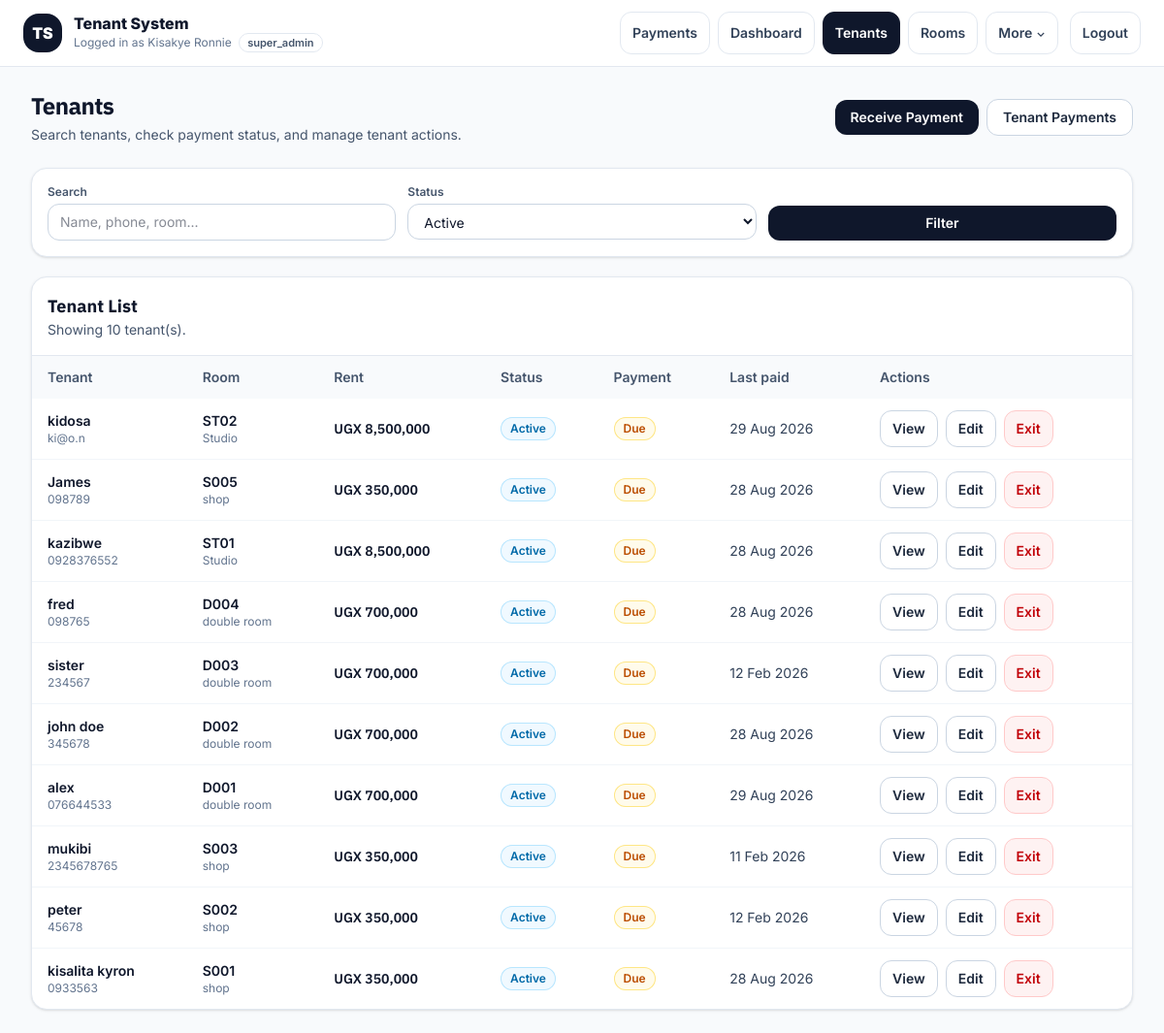
The app's page /public/tenants.php (signed in), older data.
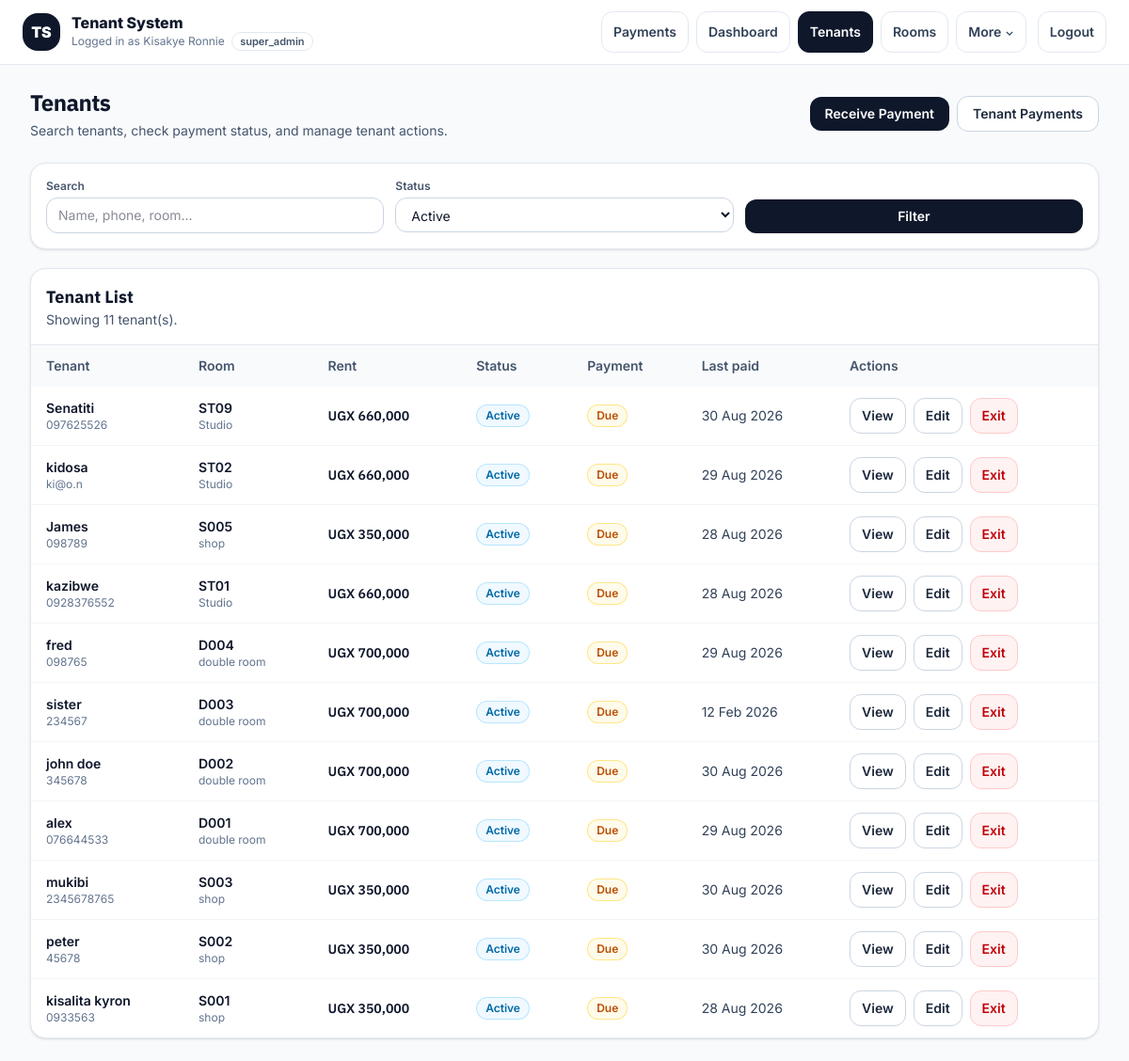
The same page, newer data.
### tables this page shows
CREATE TABLE "tenants" (
    id INTEGER PRIMARY KEY AUTOINCREMENT,

    admin_id INTEGER NOT NULL,
    room_id INTEGER,

    full_name TEXT NOT NULL,
    phone TEXT,
    email TEXT,

    move_in_date DATE,
    exit_date DATE,

    status TEXT DEFAULT 'active',

    rent_due_date DATE,
    rent_due_day INTEGER,
    monthly_rent REAL,

    created_at DATETIME,
    updated_at DATETIME
);

### core/helpers.php (called while the page is built, shortened)
<?php
if (!function_exists('e')) {
    function e($v): string
    {
        return htmlspecialchars((string)($v ?? ''), ENT_QUOTES | ENT_SUBSTITUTE, 'UTF-8');
    }
}
?>

### public/tenants.php (the view, shortened to what the changed rows need)
<?php
require_once __DIR__ . '/../core/bootstrap.php';
$admin_id = (int) $_SESSION['admin_id'];
$status  = (string)($_GET['status'] ?? 'active');
function money($v): string { return number_format((float)$v, 0); }
function paymentStatus(array $t): string
{
    $day = (int)date('d');
    return $day > 5 ? 'Overdue' : 'Due';
}
function chip(string $label, string $tone): string
{
    $map = [
        'slate' => 'bg-slate-100 text-slate-700 ring-slate-200',
        'green' => 'bg-emerald-50 text-emerald-700 ring-emerald-200',
        'amber' => 'bg-amber-50 text-amber-700 ring-amber-200',
        'red'   => 'bg-red-50 text-red-700 ring-red-200',
        'blue'  => 'bg-sky-50 text-sky-700 ring-sky-200',
    ];
    $cls = $map[$tone] ?? $map['slate'];
    return '<span class="inline-flex items-center rounded-full px-2.5 py-1 text-xs font-semibold ring-1 ring-inset '.$cls.'">'.e($label).'</span>';
}
$sql = "
SELECT
    t.id AS tenant_id,
    t.full_name,
    t.phone,
    t.status AS tenant_status,
    t.created_at,
    r.room_number,
    r.monthly_rent AS room_rent_override,
    rt.name AS room_type,
    COALESCE(r.monthly_rent, rt.default_monthly_rent) AS effective_rent,
    MAX(p.payment_date) AS last_payment_date,
    COALESCE(SUM(
        CASE
            WHEN strftime('%Y-%m', p.payment_date) = strftime('%Y-%m', 'now')
            THEN p.amount
            ELSE 0
        END
    ), 0) AS paid_this_month
FROM tenants t
JOIN rooms r ON r.id = t.room_id
JOIN room_types rt ON rt.id = r.room_type_id
LEFT JOIN payments p ON p.tenant_id = t.id
WHERE t.admin_id = :admin_id
";
$params = ['admin_id' => $admin_id];
if ($status !== 'all' && in_array($status, ['active','exited'], true)) {
    $sql .= " AND t.status = :status ";
    $params['status'] = $status;
}
$sql .= "
GROUP BY t.id
ORDER BY t.created_at DESC
";
$stmt = $pdo->prepare($sql);
$stmt->execute($params);
$tenants = $stmt->fetchAll(PDO::FETCH_ASSOC) ?: [];
function lastPaidLabel(?string $date): string
{
    $ts = strtotime($date);
    return date('d M Y', $ts);
}
?>
<!doctype html>
<html lang="en">
<head>
  <link rel="stylesheet" href="assets/css/tailwind.css">
</head>
<body class="min-h-screen bg-slate-50 text-slate-900">
  <main class="mx-auto max-w-7xl px-4 sm:px-6 lg:px-8 py-6">
    <div class="mb-6 flex flex-col gap-3 sm:flex-row sm:items-center sm:justify-between">
      <div>
        <h1 class="text-2xl font-bold tracking-tight font-alt">Tenants</h1>
      </div>
    </div>
    <div class="rounded-2xl border border-slate-200 bg-white shadow-sm overflow-hidden">
      <div class="px-4 py-4 border-b border-slate-200 flex items-center justify-between">
        <div>
          <h2 class="text-lg font-bold font-alt">Tenant List</h2>
          <p class="text-sm text-slate-600">
            Showing <?= (int)count($tenants) ?> tenant(s).
          </p>
        </div>
      </div>
      <div class="overflow-x-auto">
        <table class="min-w-full text-sm">
          <thead class="bg-slate-50 text-slate-600">
            <tr>
              <th class="px-4 py-3 text-left font-semibold">Tenant</th>
              <th class="px-4 py-3 text-left font-semibold">Room</th>
              <th class="px-4 py-3 text-left font-semibold">Rent</th>
              <th class="px-4 py-3 text-left font-semibold">Status</th>
              <th class="px-4 py-3 text-left font-semibold">Payment</th>
              <th class="px-4 py-3 text-left font-semibold">Last paid</th>
              <th class="px-4 py-3 text-left font-semibold">Actions</th>
            </tr>
          </thead>
          <tbody class="divide-y divide-slate-100">
            <?php foreach ($tenants as $t): ?>
              <?php
                $tenantIdRow = (int)$t['tenant_id'];
                $payStatus = paymentStatus($t);
                $tenantChip = ($t['tenant_status'] === 'active')
                    ? chip('Active', 'blue')
                    : chip('Exited', 'slate');
                $payChip = match ($payStatus) {
                    'Paid' => chip('Paid', 'green'),
                    'Due' => chip('Due', 'amber'),
                    default => chip('Overdue', 'red'),
                };
              ?>
              <tr class="hover:bg-slate-50">
                <td class="px-4 py-3">
                  <div class="font-semibold"><?= e($t['full_name'] ?? '') ?></div>
                  <div class="text-xs text-slate-500"><?= e($t['phone'] ?? '') ?></div>
                </td>
                <td class="px-4 py-3">
                  <div class="font-semibold"><?= e($t['room_number'] ?? '') ?></div>
                  <div class="text-xs text-slate-500"><?= e($t['room_type'] ?? '') ?></div>
                </td>
                <td class="px-4 py-3 font-semibold font-alt">
                  UGX <?= e(money($t['effective_rent'] ?? 0)) ?>
                </td>
                <td class="px-4 py-3"><?= $tenantChip ?></td>
                <td class="px-4 py-3">
                  <?= $payChip ?>
                </td>
                <td class="px-4 py-3 text-slate-700">
                  <?= e(lastPaidLabel($t['last_payment_date'] ?? null)) ?>
                </td>
                <td class="px-4 py-3">
                  <div class="flex flex-wrap gap-2">
                    <a class="inline-flex items-center rounded-xl border border-slate-300 bg-white px-3 py-2 text-sm font-semibold text-slate-800 hover:bg-slate-50"
                       href="remind.php?id=<?= $tenantIdRow ?>">
                      View
                    </a>
                    <a class="inline-flex items-center rounded-xl border border-slate-300 bg-white px-3 py-2 text-sm font-semibold text-slate-800 hover:bg-slate-50"
                       href="tenant_edit.php?id=<?= $tenantIdRow ?>">
                      Edit
                    </a>
                    <?php if (($t['tenant_status'] ?? '') === 'active'): ?>
                      <a class="inline-flex items-center rounded-xl border border-red-200 bg-red-50 px-3 py-2 text-sm font-semibold text-red-700 hover:bg-red-100"
                         href="tenant_exit.php?id=<?= $tenantIdRow ?>"
                         onclick="return confirm('Exit this tenant?')">
                        Exit
                      </a>
                    <?php endif; ?>
                  </div>
                </td>
              </tr>
            <?php endforeach; ?>
          </tbody>
        </table>
      </div>
    </div>
  </main>
</body>
</html>

Row changes from the older to the newer data that the page shows:
added tenants: full_name "Senatiti", phone "097625526", room_number "ST09", room_type "Studio", effective_rent "660,000", label "Active Due", last_payment_date "30 Aug 2026"
computed for tenants "kidosa": effective_rent "8,500,000" → "660,000"
computed for tenants "kazibwe": effective_rent "8,500,000" → "660,000"
changed tenants "fred": last_payment_date "28 Aug 2026" → "29 Aug 2026"
computed for tenants "john doe": last_payment_date "28 Aug 2026" → "30 Aug 2026"
changed tenants "mukibi": last_payment_date "11 Feb 2026" → "30 Aug 2026"
changed tenants "peter": last_payment_date "12 Feb 2026" → "30 Aug 2026"
Text that changed along with them:
count($tenants): "10" → "11"
